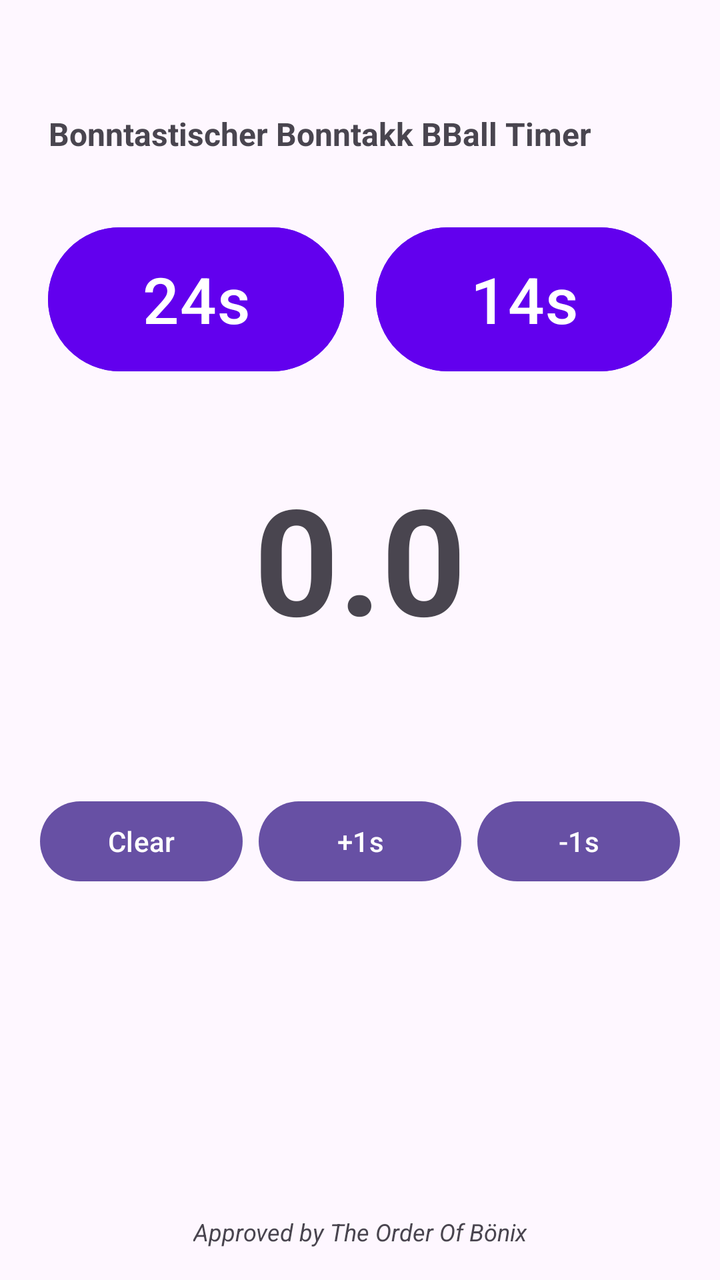
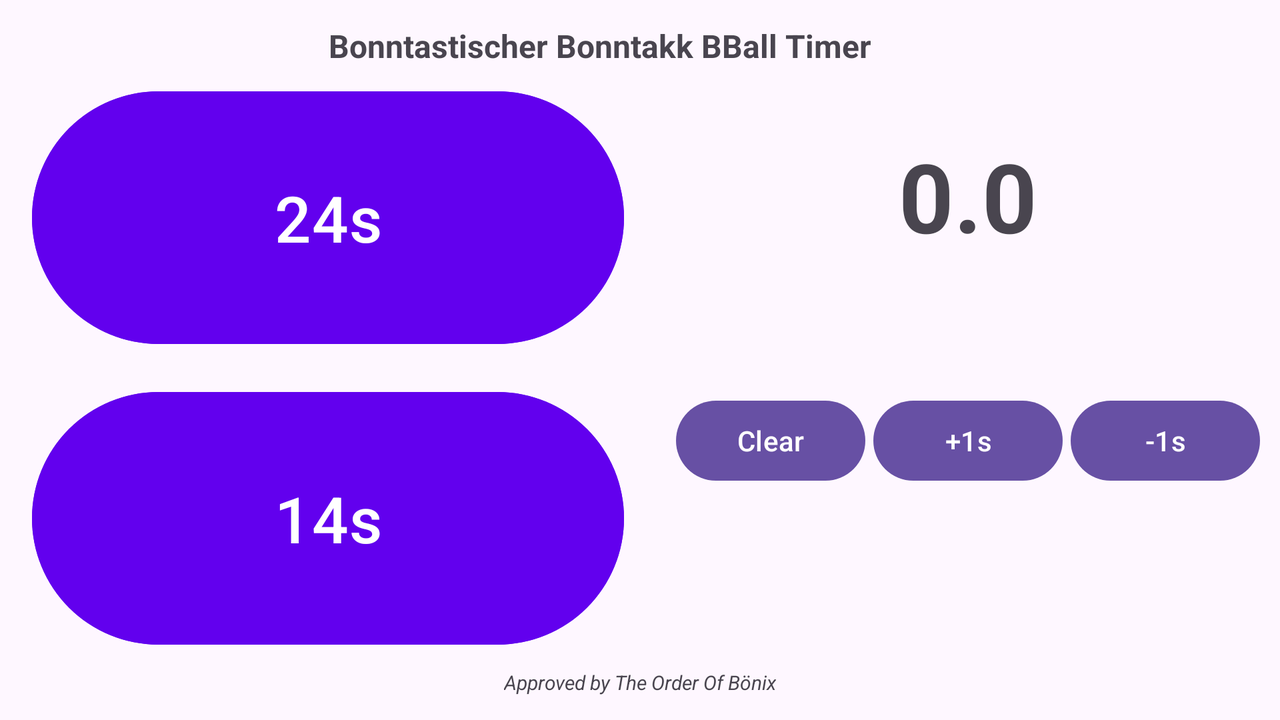

An Android layout and its configuration variant, each rendered on a device that would load it. The default file and the variant file are quoted in full after the pictures.
<!-- AndroidManifest.xml: application theme Theme.BBBT -->
<!-- res/layout/activity_main.xml -->
<?xml version="1.0" encoding="utf-8"?>
<androidx.constraintlayout.widget.ConstraintLayout xmlns:android="http://schemas.android.com/apk/res/android"
    xmlns:app="http://schemas.android.com/apk/res-auto"
    android:layout_width="match_parent"
    android:layout_height="match_parent"
    android:padding="16dp">

    <TextView
        android:id="@+id/headerText"
        android:layout_width="0dp"
        android:layout_height="wrap_content"
        android:text="Bonntastischer Bonntakk BBall Timer"
        android:textSize="@dimen/header_text_size_small"
        android:textStyle="bold"
        android:gravity="center"
        android:layout_marginEnd="40dp"
        android:layout_marginTop="40dp"
        app:layout_constraintTop_toTopOf="parent"
        app:layout_constraintLeft_toLeftOf="parent"
        app:layout_constraintRight_toRightOf="parent" />

    <ImageButton
        android:id="@+id/settingsButton"
        android:layout_width="36dp"
        android:layout_height="36dp"
        android:src="@drawable/ic_settings"
        android:background="?attr/selectableItemBackgroundBorderless"
        android:contentDescription="Settings"
        android:layout_marginTop="40dp"
        android:layout_marginEnd="4dp"
        app:layout_constraintTop_toTopOf="parent"
        app:layout_constraintRight_toRightOf="parent"/>

    <ScrollView
        android:layout_width="match_parent"
        android:layout_height="0dp"
        android:layout_marginTop="8dp"
        android:layout_marginBottom="8dp"
        app:layout_constraintTop_toBottomOf="@id/headerText"
        app:layout_constraintBottom_toTopOf="@id/footerText">

        <LinearLayout
            android:layout_width="match_parent"
            android:layout_height="wrap_content"
            android:orientation="vertical">

            <LinearLayout
                android:id="@+id/mainTimerButtons"
                android:layout_width="match_parent"
                android:layout_height="wrap_content"
                android:orientation="horizontal"
                android:layout_marginTop="16dp">

                <Button
                    android:id="@+id/button24"
                    android:layout_width="0dp"
                    android:layout_height="80dp"
                    android:layout_weight="1"
                    android:text="24s"
                    android:textSize="@dimen/button_text_size_large"
                    android:layout_margin="8dp"
                    android:backgroundTint="@color/design_default_color_primary"/>

                <Button
                    android:id="@+id/button14"
                    android:layout_width="0dp"
                    android:layout_height="80dp"
                    android:layout_weight="1"
                    android:text="14s"
                    android:textSize="@dimen/button_text_size_large"
                    android:layout_margin="8dp"
                    android:backgroundTint="@color/design_default_color_primary"/>
            </LinearLayout>

            <TextView
                android:id="@+id/timerDisplay"
                android:layout_width="match_parent"
                android:layout_height="wrap_content"
                android:textSize="@dimen/timer_display_text_size"
                android:textStyle="bold"
                android:text="0.0"
                android:gravity="center"
                android:clickable="true"
                android:focusable="true"
                android:background="?attr/selectableItemBackground"
                android:padding="16dp"
                android:layout_marginTop="16dp"/>

            <TextView
                android:id="@+id/remainingTimeDisplay"
                android:layout_width="match_parent"
                android:layout_height="wrap_content"
                android:textSize="@dimen/remaining_time_text_size"
                android:gravity="center"
                android:layout_marginTop="8dp"/>

            <LinearLayout
                android:id="@+id/adjustButtons"
                android:layout_width="match_parent"
                android:layout_height="wrap_content"
                android:orientation="horizontal"
                android:layout_marginTop="16dp">

                <Button
                    android:id="@+id/buttonClear"
                    android:layout_width="0dp"
                    android:layout_height="wrap_content"
                    android:layout_weight="1"
                    android:text="Clear"
                    android:layout_margin="4dp" />

                <Button
                    android:id="@+id/buttonPlus"
                    android:layout_width="0dp"
                    android:layout_height="wrap_content"
                    android:layout_weight="1"
                    android:text="+1s"
                    android:layout_margin="4dp" />

                <Button
                    android:id="@+id/buttonMinus"
                    android:layout_width="0dp"
                    android:layout_height="wrap_content"
                    android:layout_weight="1"
                    android:text="-1s"
                    android:layout_margin="4dp" />
            </LinearLayout>
        </LinearLayout>
    </ScrollView>

    <TextView
        android:id="@+id/footerText"
        android:layout_width="wrap_content"
        android:layout_height="wrap_content"
        android:text="Approved by The Order Of Bönix"
        android:textSize="@dimen/footer_text_size"
        android:textStyle="italic"
        app:layout_constraintBottom_toBottomOf="parent"
        app:layout_constraintLeft_toLeftOf="parent"
        app:layout_constraintRight_toRightOf="parent" />

</androidx.constraintlayout.widget.ConstraintLayout>
<!-- resources referenced by this layout -->
<resources>
  <dimen name="button_text_size_large">32sp</dimen>
  <dimen name="footer_text_size">12sp</dimen>
  <dimen name="header_text_size_small">16sp</dimen>
  <dimen name="remaining_time_text_size">18sp</dimen>
  <!-- from res/values-xxxhdpi/ -->
  <dimen name="timer_display_text_size">74sp</dimen>
  <style name="Theme.BBBT" parent="Base.Theme.BBBT" />
  <style name="Base.Theme.BBBT" parent="Theme.Material3.DayNight.NoActionBar">
          
          
      </style>
</resources>
<!-- res/layout-land/activity_main.xml (the repository's variant of the layout above) -->
<!-- drawn on the phone turned sideways -->
<?xml version="1.0" encoding="utf-8"?>
<androidx.constraintlayout.widget.ConstraintLayout xmlns:android="http://schemas.android.com/apk/res/android"
    xmlns:app="http://schemas.android.com/apk/res-auto"
    android:layout_width="match_parent"
    android:layout_height="match_parent"
    android:padding="8dp">

    <TextView
        android:id="@+id/headerText"
        android:layout_width="0dp"
        android:layout_height="wrap_content"
        android:text="Bonntastischer Bonntakk BBall Timer"
        android:textSize="@dimen/header_text_size_small"
        android:textStyle="bold"
        android:gravity="center"
        android:layout_marginEnd="40dp"
        android:layout_marginTop="4dp"
        app:layout_constraintTop_toTopOf="parent"
        app:layout_constraintLeft_toLeftOf="parent"
        app:layout_constraintRight_toRightOf="parent" />

    <ImageButton
        android:id="@+id/settingsButton"
        android:layout_width="36dp"
        android:layout_height="36dp"
        android:src="@drawable/ic_settings"
        android:background="?attr/selectableItemBackgroundBorderless"
        android:contentDescription="Settings"
        android:layout_marginTop="4dp"
        android:layout_marginEnd="4dp"
        app:layout_constraintTop_toTopOf="parent"
        app:layout_constraintRight_toRightOf="parent"/>

    <LinearLayout
        android:id="@+id/leftContainer"
        android:layout_width="0dp"
        android:layout_height="0dp"
        android:orientation="vertical"
        android:layout_marginEnd="8dp"
        app:layout_constraintLeft_toLeftOf="parent"
        app:layout_constraintRight_toLeftOf="@id/rightContainer"
        app:layout_constraintTop_toBottomOf="@id/headerText"
        app:layout_constraintBottom_toTopOf="@id/footerText"
        app:layout_constraintWidth_percent="0.5">

        <Button
            android:id="@+id/button24"
            android:layout_width="match_parent"
            android:layout_height="0dp"
            android:layout_weight="1"
            android:text="24s"
            android:textSize="32sp"
            android:layout_margin="8dp"
            android:backgroundTint="@color/design_default_color_primary"/>

        <Button
            android:id="@+id/button14"
            android:layout_width="match_parent"
            android:layout_height="0dp"
            android:layout_weight="1"
            android:text="14s"
            android:textSize="32sp"
            android:layout_margin="8dp"
            android:backgroundTint="@color/design_default_color_primary"/>
    </LinearLayout>

    <ScrollView
        android:id="@+id/rightContainer"
        android:layout_width="0dp"
        android:layout_height="0dp"
        android:layout_marginStart="8dp"
        android:layout_marginTop="16dp"
        app:layout_constraintLeft_toRightOf="@id/leftContainer"
        app:layout_constraintRight_toRightOf="parent"
        app:layout_constraintTop_toBottomOf="@id/headerText"
        app:layout_constraintBottom_toTopOf="@id/footerText">

        <LinearLayout
            android:layout_width="match_parent"
            android:layout_height="wrap_content"
            android:orientation="vertical">

            <TextView
                android:id="@+id/timerDisplay"
                android:layout_width="match_parent"
                android:layout_height="wrap_content"
                android:textSize="48sp"
                android:textStyle="bold"
                android:gravity="center"
                android:text="0.0"
                android:clickable="true"
                android:focusable="true"
                android:background="?attr/selectableItemBackground"
                android:padding="16dp"/>

            <TextView
                android:id="@+id/remainingTimeDisplay"
                android:layout_width="match_parent"
                android:layout_height="wrap_content"
                android:textSize="18sp"
                android:gravity="center"
                android:layout_marginTop="8dp"/>

            <LinearLayout
                android:id="@+id/adjustButtons"
                android:layout_width="match_parent"
                android:layout_height="wrap_content"
                android:orientation="horizontal"
                android:layout_marginTop="16dp">

                <Button
                    android:id="@+id/buttonClear"
                    android:layout_width="0dp"
                    android:layout_height="wrap_content"
                    android:layout_weight="1"
                    android:text="Clear"
                    android:layout_margin="2dp" />

                <Button
                    android:id="@+id/buttonPlus"
                    android:layout_width="0dp"
                    android:layout_height="wrap_content"
                    android:layout_weight="1"
                    android:text="+1s"
                    android:layout_margin="2dp" />

                <Button
                    android:id="@+id/buttonMinus"
                    android:layout_width="0dp"
                    android:layout_height="wrap_content"
                    android:layout_weight="1"
                    android:text="-1s"
                    android:layout_margin="2dp" />
            </LinearLayout>

            <TextView
                android:id="@+id/tipsText"
                android:layout_width="match_parent"
                android:layout_height="wrap_content"
                android:textSize="14sp"
                android:layout_marginTop="16dp"
                android:paddingStart="16dp"
                android:paddingEnd="16dp"/>
        </LinearLayout>
    </ScrollView>

    <TextView
        android:id="@+id/footerText"
        android:layout_width="wrap_content"
        android:layout_height="wrap_content"
        android:text="Approved by The Order Of Bönix"
        android:textSize="10sp"
        android:textStyle="italic"
        android:layout_marginBottom="4dp"
        app:layout_constraintBottom_toBottomOf="parent"
        app:layout_constraintLeft_toLeftOf="parent"
        app:layout_constraintRight_toRightOf="parent" />

</androidx.constraintlayout.widget.ConstraintLayout>
<!-- resources referenced by the variant -->
<!-- as the phone turned sideways resolves them -->
<resources>
  <dimen name="header_text_size_small">16sp</dimen>
  <style name="Theme.BBBT" parent="Base.Theme.BBBT" />
  <style name="Base.Theme.BBBT" parent="Theme.Material3.DayNight.NoActionBar">
          
          
      </style>
</resources>
